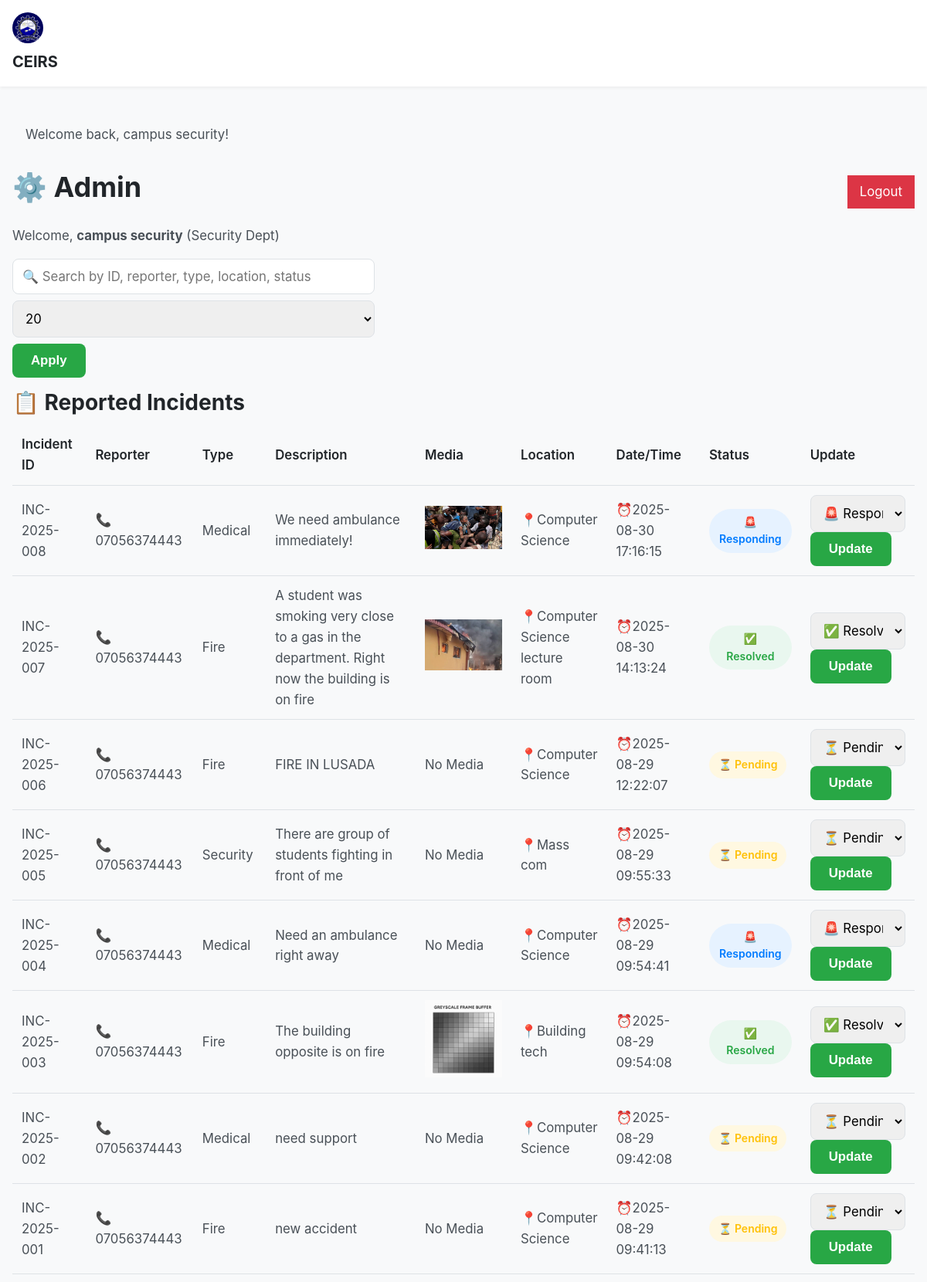
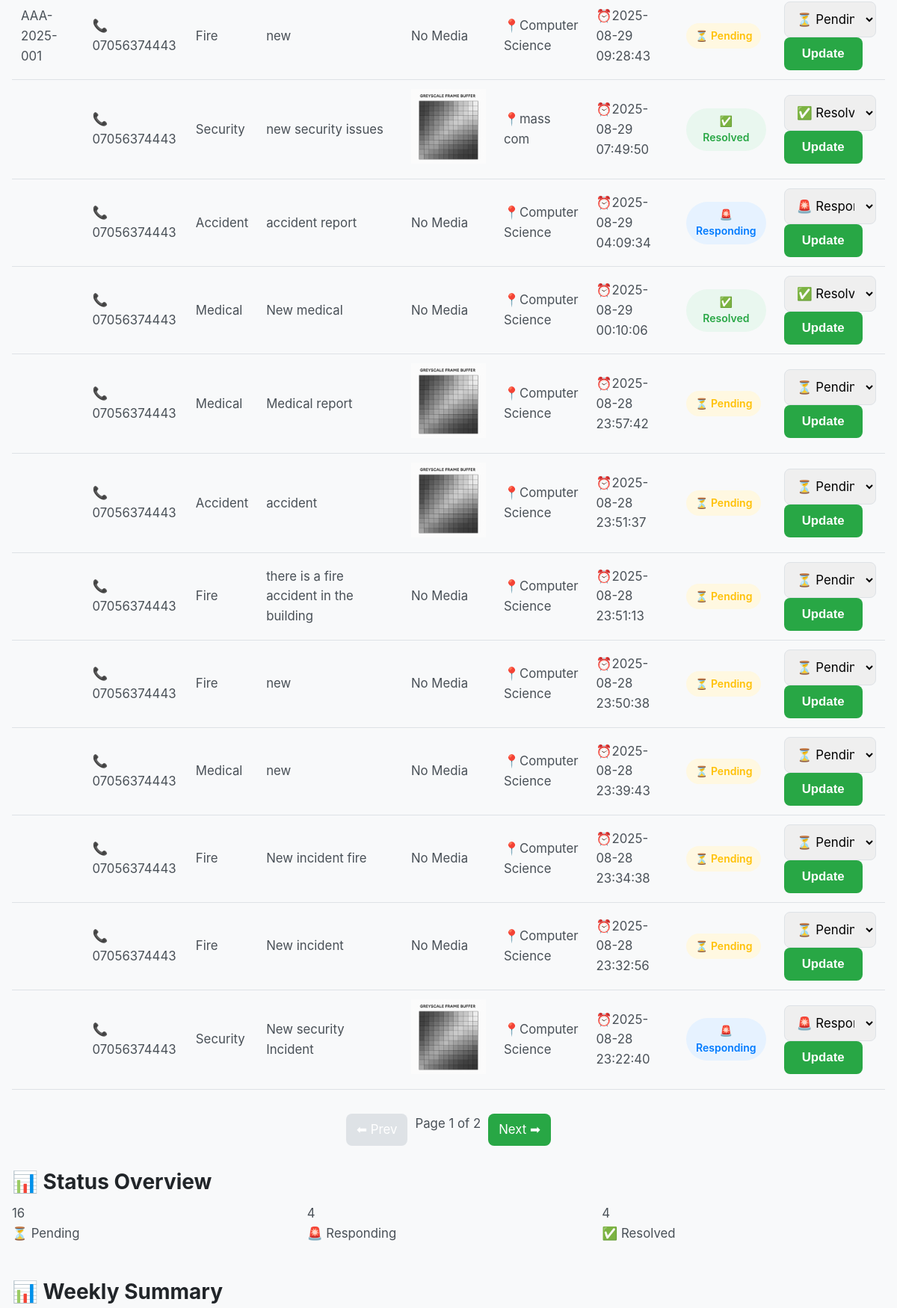
/admin_dashboard.php (signed in, upper part), run on the app's committed database (2 pictures, top to bottom).
### tables this page shows
CREATE TABLE `incidents` (
  `incident_id` int(11) NOT NULL,
  `incident_code` varchar(20) DEFAULT NULL,
  `user_id` int(11) NOT NULL,
  `incident_type` enum('fire','medical','security','accident') NOT NULL,
  `description` text NOT NULL,
  `location` varchar(150) NOT NULL,
  `media` varchar(255) DEFAULT NULL,
  `status` enum('pending','responding','resolved') DEFAULT 'pending',
  `reported_at` timestamp NOT NULL DEFAULT current_timestamp()
);

CREATE TABLE `users` (
  `user_id` int(11) NOT NULL,
  `name` varchar(100) NOT NULL,
  `email` varchar(100) NOT NULL,
  `phone` varchar(20) DEFAULT NULL,
  `role` enum('student','staff','security','admin') DEFAULT 'student',
  `password` varchar(255) NOT NULL,
  `created_at` timestamp NOT NULL DEFAULT current_timestamp()
);

### functions.php (called while the page is built, shortened)
<?php
function get_flash() {
    if (!empty($_SESSION['flash'])) {
        $flash = $_SESSION['flash'];
        return $flash;
    }
    return null;
}
function e($str) {
    return htmlspecialchars((string)$str, ENT_QUOTES, 'UTF-8');
}
?>

### admin_dashboard.php (the view, shortened to what this page needs)
<?php
require_once __DIR__ . '/db.php';
require_once __DIR__ . '/functions.php';
$per_page = intval($_GET['per_page'] ?? 20);
$page     = max(1, intval($_GET['page'] ?? 1));
$offset   = ($page - 1) * $per_page;
$search = trim($_GET['search'] ?? '');
$search_sql = "";
$count_sql = "
    SELECT COUNT(*) as total
    FROM incidents i
    JOIN users u ON i.user_id = u.user_id
    WHERE 1=1 $search_sql
";
$total_rows = $mysqli->query($count_sql)->fetch_assoc()['total'];
$total_pages = ceil($total_rows / $per_page);
$sql = "
    SELECT i.incident_id, i.incident_code, i.media, u.phone AS reporter, i.incident_type, i.description,
           i.location, i.reported_at, i.status
    FROM incidents i
    JOIN users u ON i.user_id = u.user_id
    WHERE 1=1 $search_sql
    ORDER BY i.reported_at DESC
    LIMIT $per_page OFFSET $offset
";
$incidents = $mysqli->query($sql);
$statusCounts = $mysqli->query("SELECT status, COUNT(*) as total FROM incidents GROUP BY status");
$statuses = ['pending'=>0, 'responding'=>0, 'resolved'=>0];
while ($s = $statusCounts->fetch_assoc()) {
    $statuses[strtolower($s['status'])] = $s['total'];
}
$flash = get_flash();
?>
<!doctype html>
<html lang="en">
<head>
  <link href="<?= e(BASE_URL) ?>/assets/css/styles.css" rel="stylesheet">
</head>
<body>
  <nav class="nav">
    <div class="container">
      <img src="images/ogitech.jpeg" alt="Logo" class="brand-logo">
      <div class="brand"><a href="<?= e(BASE_URL) ?>/index.php">CEIRS</a></div>
    </div>
  </nav>
  <main class="container">
    <?php if ($flash): ?>
      <div class="flash <?= e($flash['type']) ?>"><?= e($flash['message']) ?></div>
    <?php endif; ?>
<div class="topbar">
    <h1>⚙️ Admin</h1>
   <a href="logout.php" class="logout">Logout</a>
</div>
<p>Welcome, <strong><?= e($_SESSION['admin']['name']) ?></strong> (<?= e($_SESSION['admin']['department']) ?>)</p>
<div class="controls">
    <form method="get">
        <input type="text" name="search" placeholder="🔍 Search by ID, reporter, type, location, status" value="<?= e($search) ?>">
        <select name="per_page">
            <option value="20" <?= $per_page==20?'selected':'' ?>>20</option>
        </select>
        <button type="submit" class="btn">Apply</button>
    </form>
</div>
<h2>📋 Reported Incidents</h2>
<table>
    <tr>
        <th>Incident ID</th>
        <th>Reporter</th>
        <th>Type</th>
        <th>Description</th>
        <th>Media</th>
        <th>Location</th>
        <th>Date/Time</th>
        <th>Status</th>
        <th>Update</th>
    </tr>
    <?php if ($incidents && $incidents->num_rows > 0): ?>
        <?php while ($row = $incidents->fetch_assoc()): ?>
        <tr>
            <td><?= e($row['incident_code']) ?></td>
            <td>📞<?= e($row['reporter']) ?></td>
            <td><?= ucfirst($row['incident_type']) ?></td>
            <td><?= e($row['description']) ?></td>
            <td><?php if ($row['media']): ?>
              <a href="<?= e($row['media']) ?>" target="_blank">
                  <img src="<?= e($row['media']) ?>" alt="Media" style="width: 100px; height: auto; cursor: pointer;" onclick="openImageModal('<?= e($row['media']) ?>')">
              </a>
              <?php else: ?>
                No Media
              <?php endif; ?>
            </td>
            <td>📍<?= e($row['location']) ?></td>
            <td>⏰<?= $row['reported_at'] ?></td>
            <td>
                <?php
                  $status = strtolower($row['status']);
                  $icons = ["pending"=>"⏳","responding"=>"🚨","resolved"=>"✅"];
                  $icon = $icons[$status] ?? "❔";
                ?>
                <span class="status <?= $status ?>"><?= $icon . " " . ucfirst($status) ?></span>
            </td>
            <td>
                <form method="post" class="status-form">
                    <select name="status">
                        <option value="pending" <?= $row['status']=='pending'?'selected':'' ?>>⏳ Pending</option>
                        <option value="responding" <?= $row['status']=='responding'?'selected':'' ?>>🚨 Responding</option>
                        <option value="resolved" <?= $row['status']=='resolved'?'selected':'' ?>>✅ Resolved</option>
                    </select>
                    <button type="submit" name="update_status">Update</button>
                </form>
            </td>
        </tr>
        <?php endwhile; ?>
    <?php else: ?>
        <tr><td colspan="8">No incidents reported yet.</td></tr>
    <?php endif; ?>
</table>
<div class="pagination">
  <a href="?page=<?= max(1,$page-1) ?>&per_page=<?= $per_page ?>&search=<?= urlencode($search) ?>" class="<?= $page<=1?'disabled':'' ?>">⬅ Prev</a>
  <span>Page <?= $page ?> of <?= $total_pages ?></span>
  <a href="?page=<?= min($total_pages,$page+1) ?>&per_page=<?= $per_page ?>&search=<?= urlencode($search) ?>" class="<?= $page>=$total_pages?'disabled':'' ?>">Next ➡</a>
</div>
<h2>📊 Status Overview</h2>
<div class="summary-grid">
  <div class="circle-card pending"><div class="number"><?= $statuses['pending'] ?></div><p>⏳ Pending</p></div>
  <div class="circle-card responding"><div class="number"><?= $statuses['responding'] ?></div><p>🚨 Responding</p></div>
  <div class="circle-card resolved"><div class="number"><?= $statuses['resolved'] ?></div><p>✅ Resolved</p></div>
</div>
<h2>📊 Weekly Summary</h2>
<?php include __DIR__ . '/footer.php'; ?>

### footer.php (shortened to what this page needs)
  </main>
</body>
</html>
</body>
</html>

### assets/css/styles.css (style rules this page uses)
:root { --color-primary: #28a745; --color-primary-dark: #218838; --color-danger: #dc3545; --color-danger-dark: #c82333; --color-dark: #212529; --color-body-text: #495057; --color-muted: #6c757d; --color-light: #f8f9fa; --color-white: #ffffff; --color-border: #dee2e6; --color-pending: #ffc107; --color-responding: #007bff; --color-resolved: #28a745; --color-pending-bg: #fff8e1; --color-responding-bg: #e6f2ff; --color-resolved-bg: #e9f7ef; --font-family-sans: 'Inter', system-ui, -apple-system, Segoe UI, Roboto, Ubuntu, sans-serif; --font-size-base: 1rem; --line-height-base: 1.6; --spacing-base: 1rem; --border-radius: 8px; --box-shadow: 0 4px 12px rgba(0, 0, 0, 0.08); --transition: all 0.2s ease-in-out; }
*, *::before, *::after { box-sizing: border-box; margin: 0; padding: 0; }
body { font-family: var(--font-family-sans); font-size: var(--font-size-base); line-height: var(--line-height-base); color: var(--color-body-text); background-color: var(--color-light); -webkit-font-smoothing: antialiased; }
h1, h2, h3, h4, h5, h6 { color: var(--color-dark); margin-bottom: calc(var(--spacing-base) * 0.75); line-height: 1.2; }
h1 { font-size: 2.25rem; }
h2 { font-size: 1.75rem; }
p { margin-bottom: var(--spacing-base); }
a { color: var(--color-primary); text-decoration: none; }
.container { width: 100%; max-width: 1200px; margin: 0 auto; padding: 0 var(--spacing-base); }
main.container { padding-top: calc(var(--spacing-base) * 2); padding-bottom: calc(var(--spacing-base) * 2); }
.nav { background-color: var(--color-white); box-shadow: 0 2px 4px rgba(0,0,0,0.05); padding: var(--spacing-base) 0; position: sticky; top: 0; z-index: 1000; }
.brand { display: flex; align-items: center; gap: 12px; }
.brand-logo { width: 40px; height: 40px; border-radius: 50%; object-fit: cover; }
.brand a { font-size: 1.25rem; font-weight: 700; color: var(--color-dark); text-decoration: none; }
input[type="text"], input[type="email"], input[type="password"], input[type="file"], select, textarea { width: 100%; padding: 12px; border: 1px solid var(--color-border); border-radius: var(--border-radius); font-size: var(--font-size-base); font-family: inherit; transition: var(--transition); }
.btn, button { display: inline-block; cursor: pointer; border: none; padding: 12px 24px; border-radius: var(--border-radius); font-weight: 600; font-size: var(--font-size-base); text-align: center; text-decoration: none; transition: var(--transition); background-color: var(--color-primary); color: var(--color-white); }
.btn--danger, .logout { background-color: var(--color-danger); color: white !important; padding: 8px 16px; }
.flash { padding: var(--spacing-base); margin-bottom: var(--spacing-base); border-radius: var(--border-radius); border: 1px solid transparent; }
table { width: 100%; border-collapse: collapse; margin-bottom: var(--spacing-base); }
th, td { padding: 12px; text-align: left; border-bottom: 1px solid var(--color-border); }
th { background-color: var(--color-light); font-weight: 600; color: var(--color-dark); }
.topbar { display: flex; justify-content: space-between; align-items: center; flex-wrap: wrap; gap: var(--spacing-base); margin-bottom: var(--spacing-base); }
.controls { display: flex; justify-content: space-between; align-items: center; flex-wrap: wrap; gap: var(--spacing-base); margin: var(--spacing-base) 0; }
.controls form { display: flex; gap: 8px; align-items: center; flex-wrap: wrap; }
.summary-grid { display: grid; grid-template-columns: repeat(auto-fit, minmax(150px, 1fr)); gap: var(--spacing-base); margin-bottom: calc(var(--spacing-base) * 2); }
.status { font-weight: 600; padding: 6px 12px; border-radius: 50px; display: inline-block; text-align: center; font-size: 0.875rem; }
.status.pending { background-color: var(--color-pending-bg); color: var(--color-pending); }
.status.responding { background-color: var(--color-responding-bg); color: var(--color-responding); }
.status.resolved { background-color: var(--color-resolved-bg); color: var(--color-resolved); }
.pagination { display: flex; justify-content: center; gap: 10px; margin: calc(var(--spacing-base) * 2) 0; }
.pagination a { padding: 8px 14px; background: var(--color-primary); color: white; text-decoration: none; border-radius: var(--border-radius); }
.pagination a.disabled { background: var(--color-border); pointer-events: none; }
@media (min-width: 768px) { :root { --font-size-base: 1.05rem; } }

### data on the page
incidents: incident_code "INC-2025-008", user.phone "07056374443", incident_type "Medical", description "We need ambulance immediately!", media (picture), location "Computer Science", reported_at "2025-08-30 17:16:15", status "🚨", status "Responding", status "🚨 Responding"
incidents: incident_code "INC-2025-007", user.phone "07056374443", incident_type "Fire", description "A student was smoking very close to a gas in the department. Right now the building is on fire", media (picture), location "Computer Science lecture room", reported_at "2025-08-30 14:13:24", status "✅", status "Resolved", status "✅ Resolved"
incidents: incident_code "INC-2025-006", user.phone "07056374443", incident_type "Fire", description "FIRE IN LUSADA", shows "No Media", location "Computer Science", reported_at "2025-08-29 12:22:07", status "⏳", status "Pending", status "⏳ Pending"
incidents: incident_code "INC-2025-005", user.phone "07056374443", incident_type "Security", description "There are group of students fighting in front of me", shows "No Media", location "Mass com", reported_at "2025-08-29 09:55:33", status "⏳", status "Pending", status "⏳ Pending"
incidents: incident_code "INC-2025-004", user.phone "07056374443", incident_type "Medical", description "Need an ambulance right away", shows "No Media", location "Computer Science", reported_at "2025-08-29 09:54:41", status "🚨", status "Responding", status "🚨 Responding"
incidents: incident_code "INC-2025-003", user.phone "07056374443", incident_type "Fire", description "The building opposite is on fire", media (picture), location "Building tech", reported_at "2025-08-29 09:54:08", status "✅", status "Resolved", status "✅ Resolved"
incidents: incident_code "INC-2025-002", user.phone "07056374443", incident_type "Medical", description "need support", shows "No Media", location "Computer Science", reported_at "2025-08-29 09:42:08", status "⏳", status "Pending", status "⏳ Pending"
incidents: incident_code "INC-2025-001", user.phone "07056374443", incident_type "Fire", description "new accident", shows "No Media", location "Computer Science", reported_at "2025-08-29 09:41:13", status "⏳", status "Pending", status "⏳ Pending"
incidents: incident_code "AAA-2025-001", user.phone "07056374443", incident_type "Fire", description "new", shows "No Media", location "Computer Science", reported_at "2025-08-29 09:28:43", status "⏳", status "Pending", status "⏳ Pending"
incidents: user.phone "07056374443", incident_type "Security", description "new security issues", media (picture), location "mass com", reported_at "2025-08-29 07:49:50", status "✅", status "Resolved", status "✅ Resolved"
incidents: user.phone "07056374443", incident_type "Accident", description "accident report", shows "No Media", location "Computer Science", reported_at "2025-08-29 04:09:34", status "🚨", status "Responding", status "🚨 Responding"
incidents: user.phone "07056374443", incident_type "Medical", description "New medical", shows "No Media", location "Computer Science", reported_at "2025-08-29 00:10:06", status "✅", status "Resolved", status "✅ Resolved"
incidents: user.phone "07056374443", incident_type "Medical", description "Medical report", media (picture), location "Computer Science", reported_at "2025-08-28 23:57:42", status "⏳", status "Pending", status "⏳ Pending"
incidents: user.phone "07056374443", incident_type "Accident", description "accident", media (picture), location "Computer Science", reported_at "2025-08-28 23:51:37", status "⏳", status "Pending", status "⏳ Pending"
incidents: user.phone "07056374443", incident_type "Fire", description "there is a fire accident in the building", shows "No Media", location "Computer Science", reported_at "2025-08-28 23:51:13", status "⏳", status "Pending", status "⏳ Pending"
incidents: user.phone "07056374443", incident_type "Fire", description "new", shows "No Media", location "Computer Science", reported_at "2025-08-28 23:50:38", status "⏳", status "Pending", status "⏳ Pending"
incidents: user.phone "07056374443", incident_type "Medical", description "new", shows "No Media", location "Computer Science", reported_at "2025-08-28 23:39:43", status "⏳", status "Pending", status "⏳ Pending"
incidents: user.phone "07056374443", incident_type "Fire", description "New incident fire", shows "No Media", location "Computer Science", reported_at "2025-08-28 23:34:38", status "⏳", status "Pending", status "⏳ Pending"
incidents: user.phone "07056374443", incident_type "Fire", description "New incident", shows "No Media", location "Computer Science", reported_at "2025-08-28 23:32:56", status "⏳", status "Pending", status "⏳ Pending"
incidents: user.phone "07056374443", incident_type "Security", description "New security Incident", media (picture), location "Computer Science", reported_at "2025-08-28 23:22:40", status "🚨", status "Responding", status "🚨 Responding"

### other printed values
$flash['message'] "Welcome back, campus security!"
$_SESSION['admin']['name'] "campus security"
$_SESSION['admin']['department'] "Security Dept"
$page "1"
$total_pages "2"
$statuses['pending'] "16"
$statuses['responding'] "4"
$statuses['resolved'] "4"
